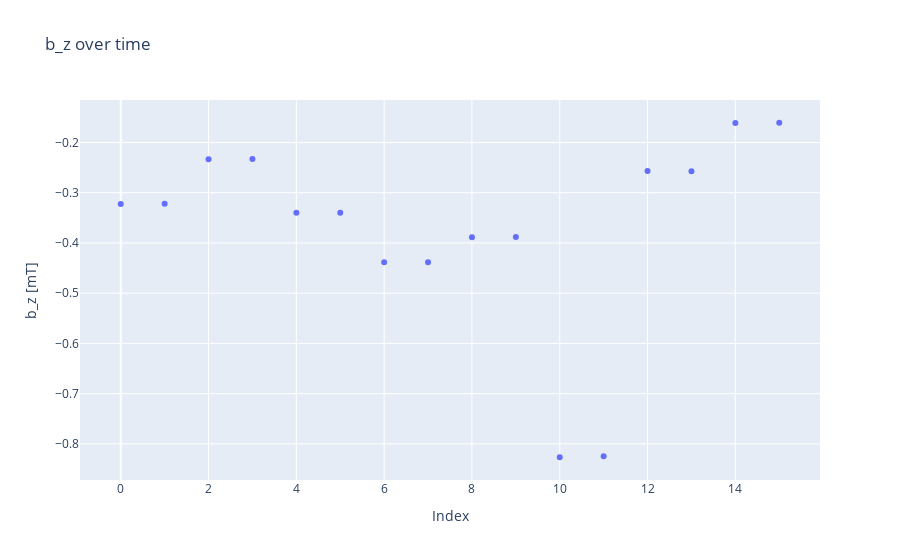

The code cell stored with this chart in its notebook:
### Code cell
measuredbz = go.Scatter(x=index, y=bz7, mode='markers')
layoutbz = go.Layout(title='b_z over time')
figbz = go.Figure(data=[measuredbz], layout=layoutbz)
figbz.update_yaxes(scaleanchor='y')
figbz.update_layout(
    xaxis_title="Index",
    yaxis_title="b_z [mT]"
)
figbz.show()

### Figure 1 — Plotly figure (JSON) as saved in the notebook; plotly's stock layout.template omitted (floating-point values rounded to 4 significant figures)
{"data": [{"mode": "markers", "type": "scatter", "x": [0, 1, 2, 3, 4, 5, 6, 7, 8, 9, 10, 11, 12, 13, 14, 15], "y": [-0.3223, -0.3219, -0.2333, -0.2328, -0.3398, -0.3398, -0.4385, -0.4385, -0.3887, -0.3882, -0.8267, -0.8247, -0.2565, -0.2575, -0.1612, -0.1607]}], "layout": {"title": {"text": "b_z over time"}, "xaxis": {"title": {"text": "Index"}}, "yaxis": {"scaleanchor": "y", "title": {"text": "b_z [mT]"}}}}
